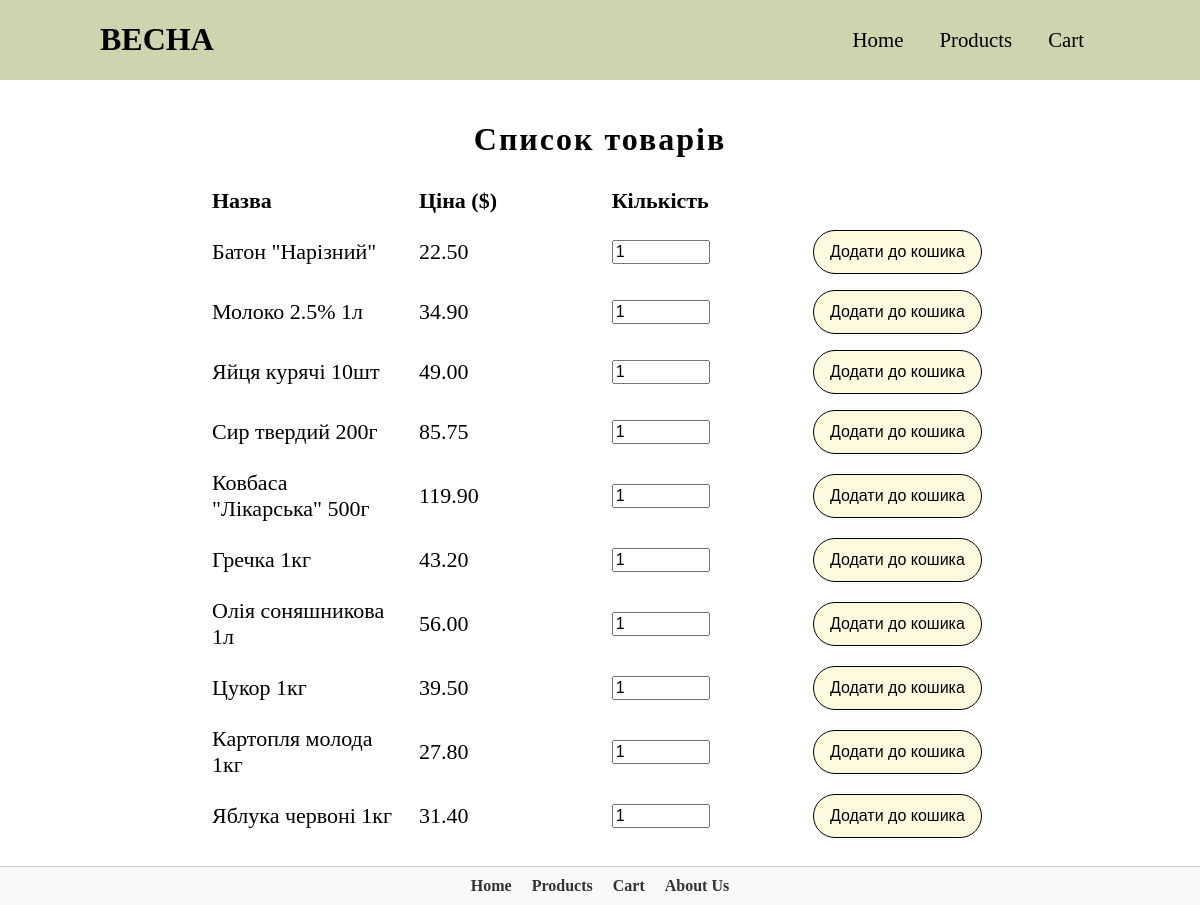
The page / on the database its author committed.
### tables this page shows
CREATE TABLE products (
        id INTEGER PRIMARY KEY AUTOINCREMENT,
        name TEXT NOT NULL,
        price REAL NOT NULL
    );

### index.php (the view, shortened to what this page needs)
<?php
require 'includes/header.php';
require 'db/init_db.php';
$stmt = $pdo->query("SELECT * FROM products");
$products = $stmt->fetchAll(PDO::FETCH_ASSOC);
?>
    <h1>Список товарів</h1>
    <table>
        <thead>
            <tr>
                <th>Назва</th>
                <th>Ціна ($)</th>
                <th class="">Кількість</th>
            </tr>
        </thead>
        <tbody>
            <?php foreach ($products as $product): ?>
            <tr>
                <form method="POST">
                    <td><?= htmlspecialchars($product['name']) ?></td>
                    <td><?= number_format($product['price'], 2) ?></td>
                    <td class="quant">
                        <input class="quant" type="number" name="quantity" min="1" value="1" required>
                    </td>
                    <td>
                        <button type="submit">Додати до кошика</button>
                    </td>
                </form>
            </tr>
            <?php endforeach; ?>
        </tbody>
    </table>
<?php require 'includes/footer.php' ?>

### includes/header.php (shortened to what this page needs)
<!DOCTYPE html>
<html lang="en">
<head>
    <link rel="stylesheet" href="./styles/index.css">
</head>
<body>
    <header>
        <div>
            <a href="home.php">
                <h1>ВЕСНА</h1>
            </a>
        </div>
        <nav>
            <a href="home.php">Home</a>
            <a href="index.php">Products</a>
            <a href="cart.php">Cart</a>
        </nav>
    </header>
    <main class="p-6 flex-grow">

### includes/footer.php
</main>
<footer>
    <nav class="nav-links">
        <a href="home.php" class="nav-item">Home</a>
        <a href="index.php" class="nav-item">Products</a>
        <a href="cart.php" class="nav-item">Cart</a>
        <a href="home.php" class="nav-item">About Us</a>
    </nav>
</footer>
</body>
</html>

### styles/index.css (style rules this page uses)
html, body { padding: 0; margin: 0; height: 100%; }
body { display: flex; flex-direction: column; min-height: 100vh; box-sizing: border-box; }
header { display: flex; justify-content: space-between; background-color: #ccd5ae; align-items: center; padding: 0 100px; }
header h1 { color: #000; }
header a { text-decoration: none; }
header nav a { padding: 16px 16px; font-size: 1.3rem; text-decoration: none; color: #000; user-select: none; }
main { flex: 1; padding: 20px; }
main h1 { text-align: center; letter-spacing: 2px; }
table { border-collapse: collapse; width: 100%; max-width: 800px; margin: 0 auto; }
.quant { width: 90px; font-size: 1rem; }
table th, table td { padding: 8px 12px; width: 200px; text-align: left; vertical-align: middle; font-size: 22px; }
table button { font-size: 16px; padding: 12px 16px; color: #000; background-color: #fefae0; border: 0.5px solid black; border-radius: 9999px; }
footer { border-top: 1px solid #ccc; background-color: #f9f9f9; padding: 10px 0; text-align: center; }
footer .nav-links { display: flex; justify-content: center; gap: 20px; }
footer .nav-item { text-decoration: none; color: #333; font-weight: bold; }

### rows shown on the page
products: name "Батон \"Нарізний\"", price "22.50"
products: name "Молоко 2.5% 1л", price "34.90"
products: name "Яйця курячі 10шт", price "49.00"
products: name "Сир твердий 200г", price "85.75"
products: name "Ковбаса \"Лікарська\" 500г", price "119.90"
products: name "Гречка 1кг", price "43.20"
products: name "Олія соняшникова 1л", price "56.00"
products: name "Цукор 1кг", price "39.50"
products: name "Картопля молода 1кг", price "27.80"
products: name "Яблука червоні 1кг", price "31.40"
